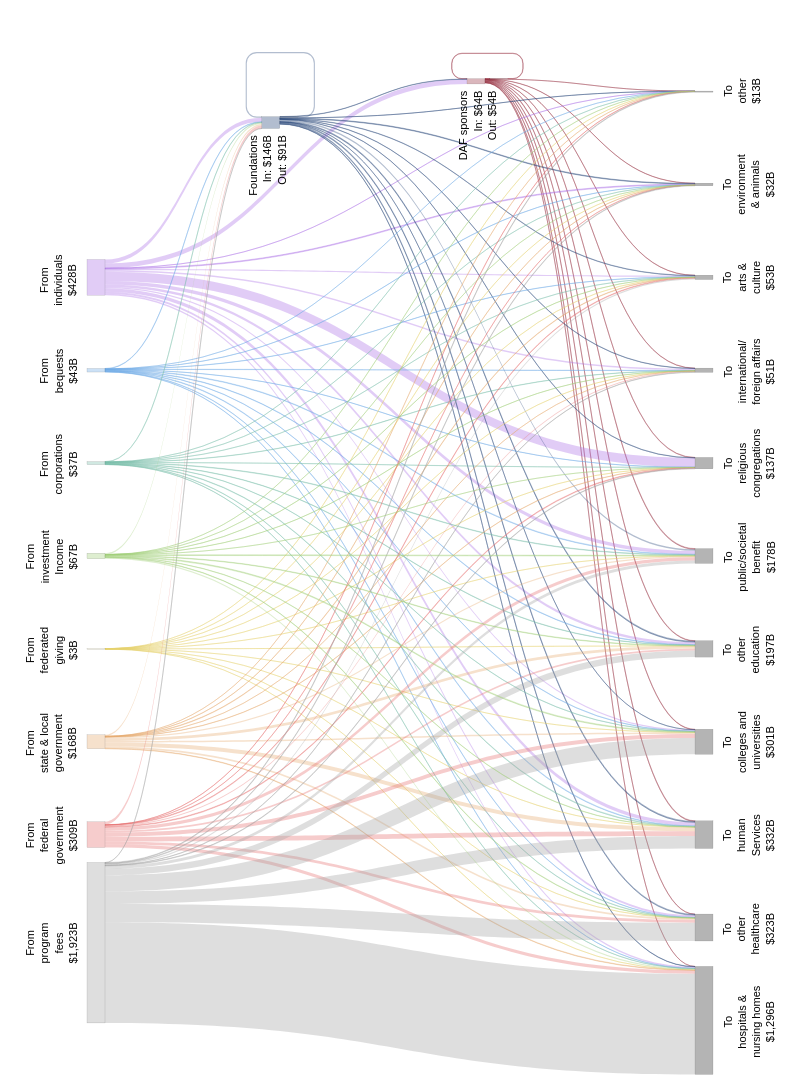

Write notebook code for a chart like this one.
### Markdown cell above
Using Plotly Sankey because it includes the best compromises for:
- weighted edges
- self-loops (still poor)
- curved edges
- label control (still poor)
- heirarchy levels
- interactivity
- quality
- merging flows

### Code cell
# SANKEY - INTERACTIVE WEB VERSION

network_fig = go.Figure(go.Sankey(
    arrangement="snap",
    
    node=dict(
        # label=node_format_df["Node"],
        label=[""] * len(node_format_df), # remove default labels
        x=node_format_df["X"],
        y=node_format_df["Y"],
        pad=15,
        thickness=18,
        line=dict(color=to_rgba("#454545", alpha=0.5), width=0.25),
        # line=dict(color="rgba(0,0,0,0)", width=0),
        color=node_colors,
        hoverinfo="skip"
    ),
    
    link=dict(
        # arrowlen=10,
        source=sources,
        target=targets,
        value=values,
        color=edge_colors,
        customdata=hover_text,
        hoverinfo="none"
        # hovertemplate="%{customdata}<extra></extra>"
    )
))

# Define annotations for labels
annotations = []

for _, row in node_format_df[node_format_df["Node Type"] == "Source"].iterrows():
    node_name = row[node_id_field]
    dx = row["X Offset"]
    dy = row["Y Offset"]
    annotations.append(dict(
        x=row["X"] - dx,
        y=(1 - row["Y"]) + dy,
        text=row[node_display_field],
        showarrow=False,
        xanchor="right",
        align="center",
        textangle=-90
    ))

for _, row in node_format_df[node_format_df["Node Type"] == "Recipient"].iterrows():
    dx = row["X Offset"]
    dy = row["Y Offset"]
    annotations.append(dict(
        x=row["X"] + dx,
        y=(1 - row["Y"]) + dy,
        text=row[node_display_field],
        showarrow=False,
        xanchor="left",
        align="center",
        textangle=-90
    ))
for _, row in node_format_df[node_format_df["Node Type"] == "Intermediary Left"].iterrows():
    dx = row["X Offset"]
    dy = row["Y Offset"]
    annotations.append(dict(
        x=row["X"] - dx,
        y=(1 - row["Y"]) + dy,
        text=row[node_display_field],
        showarrow=False,
        xanchor="left",
        align="left",
        textangle=-90
    ))

for _, row in node_format_df[node_format_df["Node Type"] == "Intermediary Right"].iterrows():
    dx = row["X Offset"]
    dy = row["Y Offset"]
    annotations.append(dict(
        x=row["X"] + dx,
        y=(1 - row["Y"]) + dy,
        text=row[node_display_field],
        showarrow=False,
        xanchor="right",
        align="right",
        textangle=-90
    ))

# Format
network_fig.update_layout(
    # title_text="Nonprofit Economy Flows (2023)",
    font_size=10,
    width=800,
    height=1100,
    margin=dict(l=20, r=20, t=40, b=20),
    font=dict(family=font_family_css, size=11, color="black"),
    annotations=annotations
)

network_fig.show()

### Figure 1 — Plotly figure (JSON) as saved in the notebook; plotly's stock layout.template omitted (floating-point values rounded to 4 significant figures; data arrays with more than 128 entries replaced by an {"elided": "..."} marker saying what was removed)
{"data": [{"arrangement": "snap", "link": {"color": {"elided": "132 str values"}, "customdata": {"elided": "132 str values"}, "hoverinfo": "none", "source": {"elided": "132 int values"}, "target": {"elided": "132 int values"}, "value": {"elided": "132 float values"}}, "node": {"color": ["rgba(150,47,63,0.35)", "rgba(150,47,63,0.35)", "rgba(36,68,119,0.35)", "rgba(36,68,119,0.35)", "rgba(160,160,160,0.35)", "rgba(230,110,110,0.35)", "rgba(230,170,110,0.35)", "rgba(230,210,110,0.35)", "rgba(160,205,120,0.35)", "rgba(120,190,170,0.35)", "rgba(110,170,230,0.35)", "rgba(170,110,230,0.35)", "#B4B4B4", "#B4B4B4", "#B4B4B4", "#B4B4B4", "#B4B4B4", "#B4B4B4", "#B4B4B4", "#B4B4B4", "#B4B4B4", "#B4B4B4", "#B4B4B4"], "hoverinfo": "skip", "label": ["", "", "", "", "", "", "", "", "", "", "", "", "", "", "", "", "", "", "", "", "", "", ""], "line": {"color": "rgba(69,69,69,0.5)", "width": 0.25}, "pad": 15, "thickness": 18, "x": [0.6, 0.63, 0.33, 0.355, 0.1, 0.1, 0.1, 0.1, 0.1, 0.1, 0.1, 0.1, 0.9, 0.9, 0.9, 0.9, 0.9, 0.9, 0.9, 0.9, 0.9, 0.9, 0.9], "y": [0.04, 0.0375, 0.08, 0.0745, 0.86, 0.77, 0.68, 0.59, 0.5, 0.41, 0.32, 0.23, 0.95, 0.86, 0.77, 0.68, 0.59, 0.5, 0.41, 0.32, 0.23, 0.14, 0.05]}, "type": "sankey"}], "layout": {"annotations": [{"align": "center", "showarrow": false, "text": "From<br>program<br>fees<br>$1,923B", "textangle": -90, "x": 0.08, "xanchor": "right", "y": 0.103}, {"align": "center", "showarrow": false, "text": "From<br>federal<br>government<br>$309B", "textangle": -90, "x": 0.08, "xanchor": "right", "y": 0.1995}, {"align": "center", "showarrow": false, "text": "From<br>state & local<br>government<br>$168B", "textangle": -90, "x": 0.08, "xanchor": "right", "y": 0.288}, {"align": "center", "showarrow": false, "text": "From<br>federated<br>giving<br>$3B", "textangle": -90, "x": 0.08, "xanchor": "right", "y": 0.4088}, {"align": "center", "showarrow": false, "text": "From<br>investment<br>Income<br>$67B", "textangle": -90, "x": 0.08, "xanchor": "right", "y": 0.499}, {"align": "center", "showarrow": false, "text": "From<br>corporations<br>$37B", "textangle": -90, "x": 0.08, "xanchor": "right", "y": 0.589}, {"align": "center", "showarrow": false, "text": "From<br>bequests<br>$43B", "textangle": -90, "x": 0.08, "xanchor": "right", "y": 0.703}, {"align": "center", "showarrow": false, "text": "From<br>individuals<br>$428B", "textangle": -90, "x": 0.08, "xanchor": "right", "y": 0.795}, {"align": "center", "showarrow": false, "text": "To<br>hospitals &<br>nursing homes<br>$1,296B", "textangle": -90, "x": 0.92, "xanchor": "left", "y": 0.012}, {"align": "center", "showarrow": false, "text": "To<br>other<br>healthcare<br>$323B", "textangle": -90, "x": 0.92, "xanchor": "left", "y": 0.112}, {"align": "center", "showarrow": false, "text": "To<br>human<br>Services<br>$332B", "textangle": -90, "x": 0.92, "xanchor": "left", "y": 0.2072}, {"align": "center", "showarrow": false, "text": "To<br>colleges and<br>universities<br>$301B", "textangle": -90, "x": 0.92, "xanchor": "left", "y": 0.2875}, {"align": "center", "showarrow": false, "text": "To<br>other<br>education<br>$197B", "textangle": -90, "x": 0.92, "xanchor": "left", "y": 0.409}, {"align": "center", "showarrow": false, "text": "To<br>public/societal<br>benefit<br>$178B", "textangle": -90, "x": 0.92, "xanchor": "left", "y": 0.499}, {"align": "center", "showarrow": false, "text": "To<br>religious<br>congregations<br>$137B", "textangle": -90, "x": 0.92, "xanchor": "left", "y": 0.59}, {"align": "center", "showarrow": false, "text": "To<br>international/<br>foreign affairs<br>$51B", "textangle": -90, "x": 0.92, "xanchor": "left", "y": 0.7135}, {"align": "center", "showarrow": false, "text": "To<br>arts &<br>culture<br>$53B", "textangle": -90, "x": 0.92, "xanchor": "left", "y": 0.788}, {"align": "center", "showarrow": false, "text": "To<br>environment<br>& animals<br>$32B", "textangle": -90, "x": 0.92, "xanchor": "left", "y": 0.892}, {"align": "center", "showarrow": false, "text": "To<br>other<br>$13B", "textangle": -90, "x": 0.92, "xanchor": "left", "y": 0.965}, {"align": "right", "showarrow": false, "text": "DAF sponsors<br>In: $64B<br>Out: $54B", "textangle": -90, "x": 0.632, "xanchor": "right", "y": 0.953}, {"align": "right", "showarrow": false, "text": "Foundations<br>In: $146B<br>Out: $91B", "textangle": -90, "x": 0.355, "xanchor": "right", "y": 0.91}], "font": {"color": "black", "family": "Arial, sans-serif", "size": 11}, "height": 1100, "margin": {"b": 20, "l": 20, "r": 20, "t": 40}, "width": 800}}
